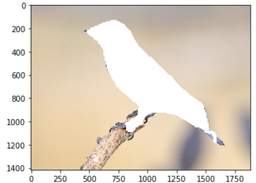
#> input picture diffusion/img/s_bird.png, 256 x 183 px, shrunk from 676 x 484 before the run, found by its file name
$ python naive.py
#> lines starting #> are read from the running program, lines starting #| are printed output that depends on the picture; after the words box and inside, x2 and y2 are one past the last pixel; in counts of white or black regions, pixels touching at a corner belong together
from PIL import Image
import matplotlib.pyplot as plt
from matplotlib import cm
import numpy as np
from tqdm import tqdm

img = Image.open('diffusion/img/s_bird.png').convert('RGB')
#> img is the input picture: PIL image 256x183 RGB; mean R, G, B 223.4, 211.9, 196.5
img = np.array(img)
mask = Image.open('diffusion/img/s_bird_mask.png').convert('L')
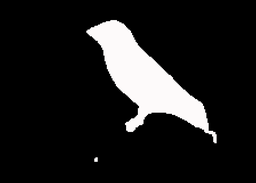
#> input picture diffusion/img/s_bird_mask.png, 256 x 183 px, shrunk from 676 x 484 before the run, found by its file name
mask = np.array(mask).astype(float)
#> mask: shape (183, 256) float64
mask /= np.max(mask)
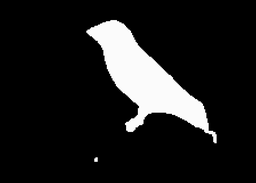
#> mask: shape (183, 256) float64; min 0, max 1, mean 0.115

n, m, _ = img.shape
#> n = 183; m = 256
res = img.copy() - 255 * mask[:,:,np.newaxis].astype(int)
state = (np.ones_like(mask) - mask).astype(int)
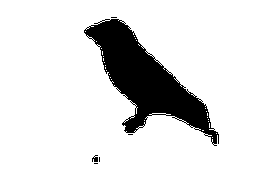
#> state: shape (183, 256) int64; values 0 (black) and 1 (white), 86.7% white; 6 black regions (4 under 20 px), largest, box (x1, y1, x2, y2) and area: (84, 19, 219, 146) 6163, (92, 155, 98, 162) 29
for epoch in tqdm(range(100)):
    if epoch%10 == 0:
        state = (np.ones_like(mask) - mask).astype(int)
    for i in range(1, n-1):
        for j in range(1, m-1):
            if mask[i,j] < 0.5: # not in a hole
                continue
            window = state[i-1:i+2, j-1:j+2] * res[i-1:i+2, j-1:j+2]
            res[i,j] = np.sum(window)/np.sum(window != 0)
            state[i,j] = 1
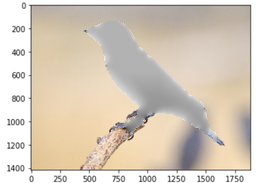
#> res: shape (183, 256, 3) int64; mean R, G, B 214.2, 202.6, 187.3
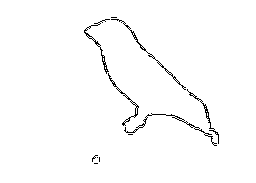
#> state: shape (183, 256) int64; values 0 (black) and 1 (white), 98.4% white; black in thin lines or dots, all inside (x1, y1, x2, y2) = (84, 17, 219, 164)

plt.imshow(res)
plt.show()
